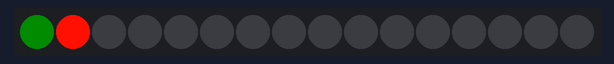
The sketch below on a simulated Arduino Uno, built with avr-gcc and run on an emulated ATmega328P. Parts: 16 RGB LEDs in strip order, left to right.

Above: at 1.16 s.
At 5.89 s:
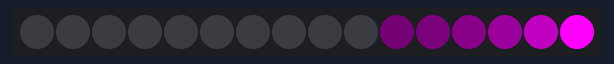
At 10.11 s:
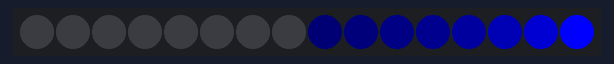
At 19.6 s:
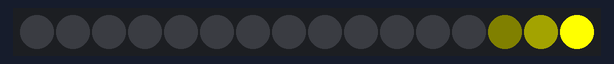
At 29.7 s:
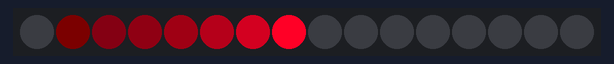
At 39.81 s:
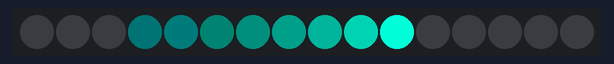

The sketch:

NeoPixel_KnightRider.ino
```cpp
// (licence header left out)
#include <Adafruit_NeoPixel.h>

// SETUP YOUR OUTPUT PIN AND NUMBER OF PIXELS
#define PIN A5
#define NUM_PIXELS  16

Adafruit_NeoPixel strip = Adafruit_NeoPixel(NUM_PIXELS, PIN, NEO_GRB + NEO_KHZ800);

void setup() {
  strip.begin();
  clearStrip(); // Initialize all pixels to 'off'
  delay(1000);
}

void loop() {
  knightRider(3, 32, 4, 0xFF1000); // Cycles, Speed, Width, RGB Color (original orange-red)
  knightRider(3, 32, 3, 0xFF00FF); // Cycles, Speed, Width, RGB Color (purple)
  knightRider(3, 32, 2, 0x0000FF); // Cycles, Speed, Width, RGB Color (blue)
  knightRider(3, 32, 5, 0xFF0000); // Cycles, Speed, Width, RGB Color (red)
  knightRider(3, 32, 6, 0x00FF00); // Cycles, Speed, Width, RGB Color (green)
  knightRider(3, 32, 7, 0xFFFF00); // Cycles, Speed, Width, RGB Color (yellow)
  knightRider(3, 32, 8, 0x00FFFF); // Cycles, Speed, Width, RGB Color (cyan)
  knightRider(3, 32, 2, 0xFFFFFF); // Cycles, Speed, Width, RGB Color (white)
  clearStrip();
  delay(2000);

  // Iterate through a whole rainbow of colors
  for(byte j=0; j<252; j+=7) {
    knightRider(1, 16, 2, colorWheel(j)); // Cycles, Speed, Width, RGB Color
  }
  clearStrip();
  delay(2000);
}

// Cycles - one cycle is scanning through all pixels left then right (or right then left)
// Speed - how fast one cycle is (32 with 16 pixels is default KnightRider speed)
// Width - how wide the trail effect is on the fading out LEDs.  The original display used
//         light bulbs, so they have a persistance when turning off.  This creates a trail.
//         Effective range is 2 - 8, 4 is default for 16 pixels.  Play with this.
// Color - 32-bit packed RGB color value.  All pixels will be this color.
// knightRider(cycles, speed, width, color);
void knightRider(uint16_t cycles, uint16_t speed, uint8_t width, uint32_t color) {
  uint32_t old_val[NUM_PIXELS]; // up to 256 lights!
  // Larson time baby!
  for(int i = 0; i < cycles; i++){
    for (int count = 1; count<NUM_PIXELS; count++) {
      strip.setPixelColor(count, color);
      old_val[count] = color;
      for(int x = count; x>0; x--) {
        old_val[x-1] = dimColor(old_val[x-1], width);
        strip.setPixelColor(x-1, old_val[x-1]);
      }
      strip.show();
      delay(speed);
    }
    for (int count = NUM_PIXELS-1; count>=0; count--) {
      strip.setPixelColor(count, color);
      old_val[count] = color;
      for(int x = count; x<=NUM_PIXELS ;x++) {
        old_val[x-1] = dimColor(old_val[x-1], width);
        strip.setPixelColor(x+1, old_val[x+1]);
      }
      strip.show();
      delay(speed);
    }
  }
}

void clearStrip() {
  for( int i = 0; i<NUM_PIXELS; i++){
    strip.setPixelColor(i, 0x000000); strip.show();
  }
}

uint32_t dimColor(uint32_t color, uint8_t width) {
   return (((color&0xFF0000)/width)&0xFF0000) + (((color&0x00FF00)/width)&0x00FF00) + (((color&0x0000FF)/width)&0x0000FF);
}

// Using a counter and for() loop, input a value 0 to 251 to get a color value.
// The colors transition like: red - org - ylw - grn - cyn - blue - vio - mag - back to red.
// Entering 255 will give you white, if you need it.
uint32_t colorWheel(byte WheelPos) {
  byte state = WheelPos / 21;
  switch(state) {
    case 0: return strip.Color(255, 0, 255 - ((((WheelPos % 21) + 1) * 6) + 127)); break;
    case 1: return strip.Color(255, ((WheelPos % 21) + 1) * 6, 0); break;
    case 2: return strip.Color(255, (((WheelPos % 21) + 1) * 6) + 127, 0); break;
    case 3: return strip.Color(255 - (((WheelPos % 21) + 1) * 6), 255, 0); break;
    case 4: return strip.Color(255 - (((WheelPos % 21) + 1) * 6) + 127, 255, 0); break;
    case 5: return strip.Color(0, 255, ((WheelPos % 21) + 1) * 6); break;
    case 6: return strip.Color(0, 255, (((WheelPos % 21) + 1) * 6) + 127); break;
    case 7: return strip.Color(0, 255 - (((WheelPos % 21) + 1) * 6), 255); break;
    case 8: return strip.Color(0, 255 - ((((WheelPos % 21) + 1) * 6) + 127), 255); break;
    case 9: return strip.Color(((WheelPos % 21) + 1) * 6, 0, 255); break;
    case 10: return strip.Color((((WheelPos % 21) + 1) * 6) + 127, 0, 255); break;
    case 11: return strip.Color(255, 0, 255 - (((WheelPos % 21) + 1) * 6)); break;
    default: return strip.Color(0, 0, 0); break;
  }
}
```
